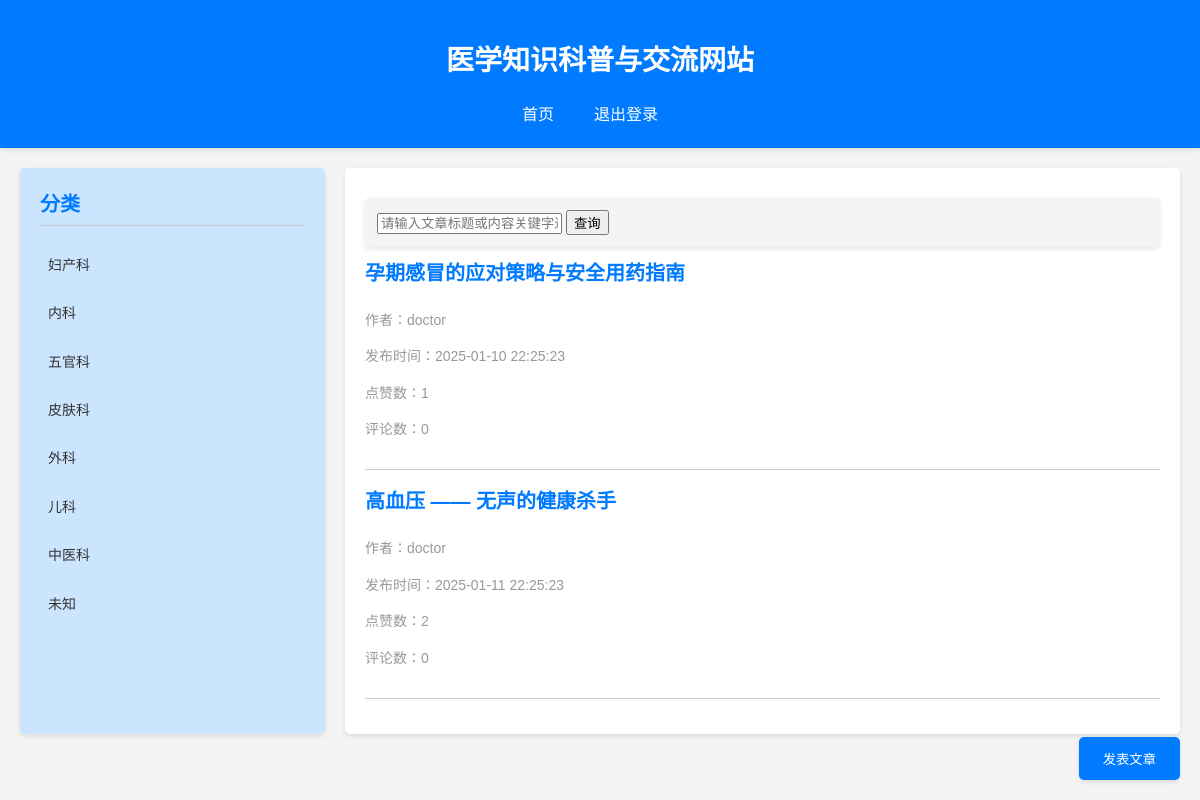
The app's page /article_list (signed in), older data.
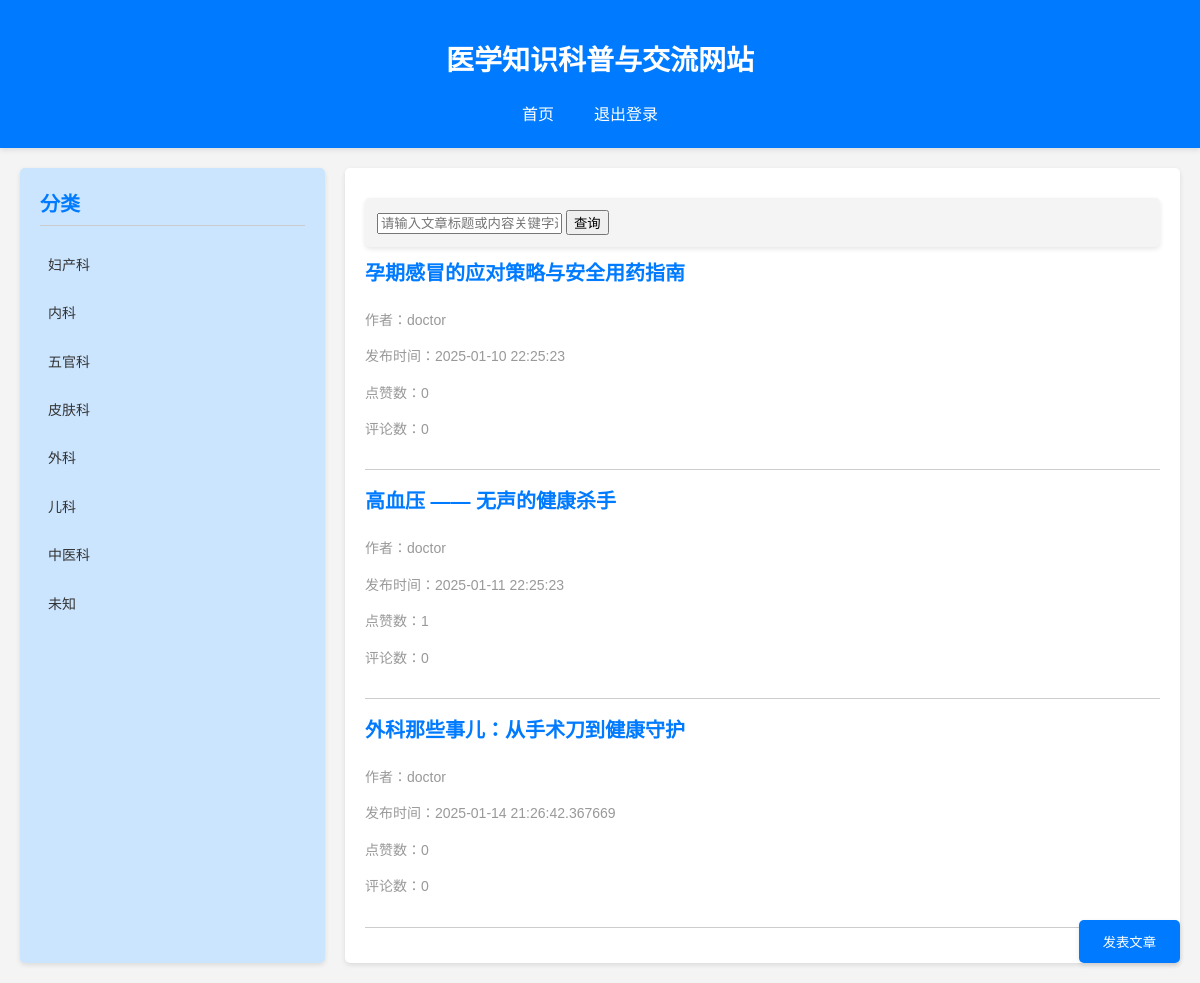
The same page, newer data.
### models.py (models this page shows)
class Category(db.Model):
    __tablename__ = "categories"
    id = db.Column(db.Integer, primary_key=True)
    category_name = db.Column(db.String(50), nullable=False)

class Article(db.Model):
    __tablename__ = "articles"
    id = db.Column(db.Integer, primary_key=True)
    title = db.Column(db.String(100), nullable=False)
    content = db.Column(db.Text, nullable=False)
    publish_time = db.Column(db.DateTime)
    author_id = db.Column(db.Integer, db.ForeignKey("users.id"))
    category_id = db.Column(db.Integer, db.ForeignKey("categories.id"))
    views = db.Column(db.Integer, default=0)
    likes = db.Column(db.Integer, default=0)
    comments = db.Column(db.Integer, default=0)

class User(db.Model, UserMixin):
    __tablename__ = "users"
    id = db.Column(db.Integer, primary_key=True)
    is_active = db.Column(db.Boolean, default=True)
    username = db.Column(db.String(50), unique=True, nullable=False)
    password = db.Column(db.String(255), nullable=False)
    email = db.Column(db.String(100), nullable=False)
    name = db.Column(db.String(50))
    age = db.Column(db.Integer)
    gender = db.Column(db.Enum("男", "女", "其他"))
    role = db.Column(db.Enum(UserRole), nullable=False)
    register_time = db.Column(db.DateTime)
    last_login_time = db.Column(db.DateTime)

### app.py (the view)
@app.route("/article_list", methods=["GET"])
@login_required
def article_list():
    articles = Article.query.all()
    categories = Category.query.all()
    author_ids = [article.author_id for article in articles]
    authors = {
        user.id: user.username
        for user in User.query.filter(User.id.in_(author_ids)).all()
    }
    return render_template(
        "article_list.html",
        articles=articles,
        categories=categories,
        User=User,
        authors=authors,
        UserRole=UserRole,
    )

### app.py (called while the page is built)
@login_manager.user_loader
def load_user(user_id):
    return User.query.get(int(user_id))

### templates/article_list.html (shortened to what this page needs)
<!DOCTYPE html>
<html lang="en">
<head>
    <link rel="stylesheet" href="{{ url_for('static', filename='css/style.css') }}">
</head>
<body>
    <header>
        <h1>医学知识科普与交流网站</h1>
        <nav>
            <ul>
                <li><a href="{{ url_for('index') }}">首页</a></li>
                <li><a href="{{ url_for('logout') }}">退出登录</a></li>
            </ul>
        </nav>
    </header>
    <div class="container">
        <div class="category-sidebar">
            <h3>分类</h3>
            <ul class="category-list">
                {% for category in categories %}
                <li data-category-id="{{ category.id }}">{{ category.category_name }}</li>
                {% endfor %}
            </ul>
        </div>
        <div class="article-list">
            <div class="search-bar">
                <form id="search-form" method="post" action="{{ url_for('article_list_search') }}">
                    <input type="text" id="search-keyword" name="search_keyword" placeholder="请输入文章标题或内容关键字进行查询">
                    <input type="submit" value="查询">
                </form>
            </div>
            {% for article in articles %}
            <div class="article-item">
                <h3 class="article-title"><a
                        href="{{ url_for('article_detail', article_id=article.id) }}">{{article.title }}</a></h3>
                <p class="article-meta">作者：{{ User.query.get(article.author_id).username }}</p>
                <p class="article-meta">发布时间：{{ article.publish_time }}</p>
                <p class="article-meta">点赞数：{{ article.likes }}</p>
                <p class="article-meta">评论数：{{ article.comments }}</p>
            </div>
            {% endfor %}
        </div>
    </div>
    {% if current_user.role == UserRole.DOCTOR or current_user.role == UserRole.ADMIN %}
    <button class="btn-publish-article" id="new-article-btn">发表文章</button>
    {% else %}
    <p>你没有权限发表文章哦，该功能仅限医生及管理员使用。</p>
    {% endif %}
</body>
</html>

### static/css/style.css (style rules this page uses)
body { font-family: Arial, sans-serif; margin: 0; padding: 0; background-color: #f4f4f4; font-size: 14px; line-height: 1.6; color: #333; }
header { background-color: #007bff; color: #fff; padding: 20px; text-align: center; box-shadow: 0 2px 5px rgba(0, 0, 0, 0.1); }
nav ul { list-style-type: none; margin: 0; padding: 0; display: flex; justify-content: center; align-items: center; }
nav ul li { margin-right: 20px; }
nav ul li a { color: #fff; text-decoration: none; font-size: 16px; padding: 5px 10px; transition: all 0.3s ease; }
.container { display: flex; margin: 20px; gap: 20px; }
.category-sidebar { flex: 1; background-color: #cce5ff; padding: 20px; border-radius: 5px; box-shadow: 0 2px 5px rgba(0, 0, 0, 0.1); }
.category-sidebar h3 { margin-top: 0; color: #007bff; border-bottom: 1px solid #ccc; padding-bottom: 5px; font-size: 20px; }
.category-list { list-style: none; padding: 0; }
.category-list li { cursor: pointer; margin-bottom: 10px; transition: background-color 0.3s ease; padding: 8px; border-radius: 3px; }
.article-list { flex: 3; background-color: #fff; padding: 20px; border-radius: 5px; box-shadow: 0 2px 5px rgba(0, 0, 0, 0.1); }
.article-item { border-bottom: 1px solid #ccc; padding-bottom: 15px; margin-bottom: 15px; }
.article-title { font-size: 20px; font-weight: bold; margin-top: 0; transition: all 0.3s ease; }
.article-title a { color: #007bff; text-decoration: none; }
.article-meta { color: #999; font-size: 14px; }
.btn-publish-article { position: fixed; bottom: 20px; right: 20px; z-index: 1000; background-color: #007bff; color: #fff; border: none; padding: 12px 24px; border-radius: 5px; cursor: pointer; transition: background-color 0.3s ease; box-shadow: 0 2px 5px rgba(0, 0, 0, 0.1); }
.search-bar { margin: 10px 0; padding: 12px; background-color: #f4f4f4; border-radius: 5px; box-shadow: 0 2px 5px rgba(0, 0, 0, 0.1); }

Row changes from the older to the newer data that the page shows:
changed Article "孕期感冒的应对策略与安全用药指南": likes "1" → "0"
changed Article "高血压 —— 无声的健康杀手": likes "2" → "1"
added Article: title "外科那些事儿：从手术刀到健康守护", {{ User.query.get(article.author_id).username }} "doctor", publish_time "2025-01-14 21:26:42.367669", likes "0", comments "0"
